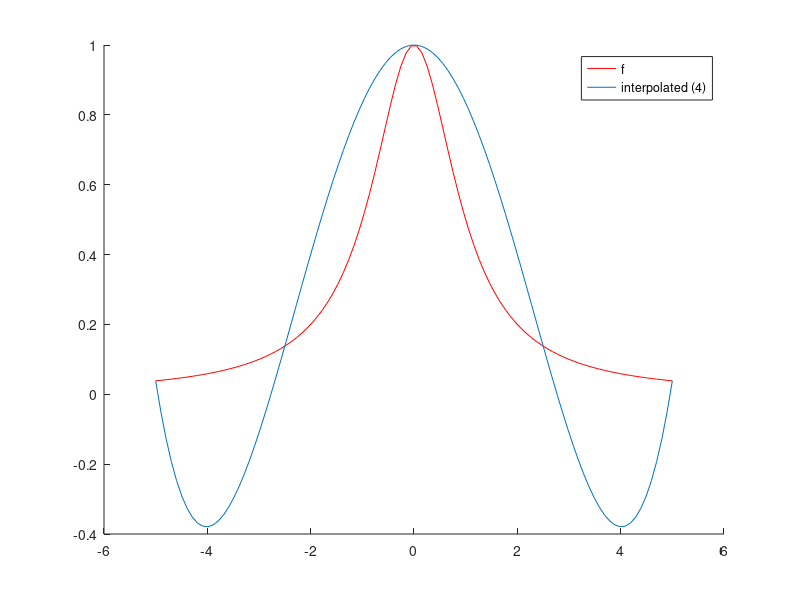

Here is the MATLAB script that generated this plot: (Note: this script raises an error after producing the figure.)
% Numerical mathematics - task 1 a, b and c
%
% Authors: Jonas Ackermann, Lasse Schuirmann <lasse.schuirmann@gmail.com>

f = @(x) 1./(ones(1, length(x))+x.*x);

% Aufgabe a)
disp("Task a")
xdata = linspace(-5,5,5);
ydata = f(xdata);

% Aufgabe b)
disp("Task b")
poly_coeffs = polyfit(xdata, ydata, 4);

xprecise = linspace(-5,5);
hold on;
plot(xprecise, f(xprecise),'r');
plot(xprecise, polyval(poly_coeffs, xprecise));
legend('f', 'interpolated (4)');

pause

% Aufgabe c)
disp("Task c")
for i=6:9
    coeffs = interpolated (-5, 5, i, f, (i-1));
    % plot with hacky way of getting different colors
    plot(xprecise, polyval(coeffs, xprecise), 'Color', [((i/9)-0.2), (i/9), 0]);
    err = abs(polyval(coeffs, 4.5) - f(4.5));
    fprintf('Interpolation error at x=4.5 for n=%i: %f\n', i, err)
end

legend('f', 'interpolated (4)', 'interpolated (5)', 'interpolated (6)',
       'interpolated (7)', 'interpolated (8)');
hold off;
